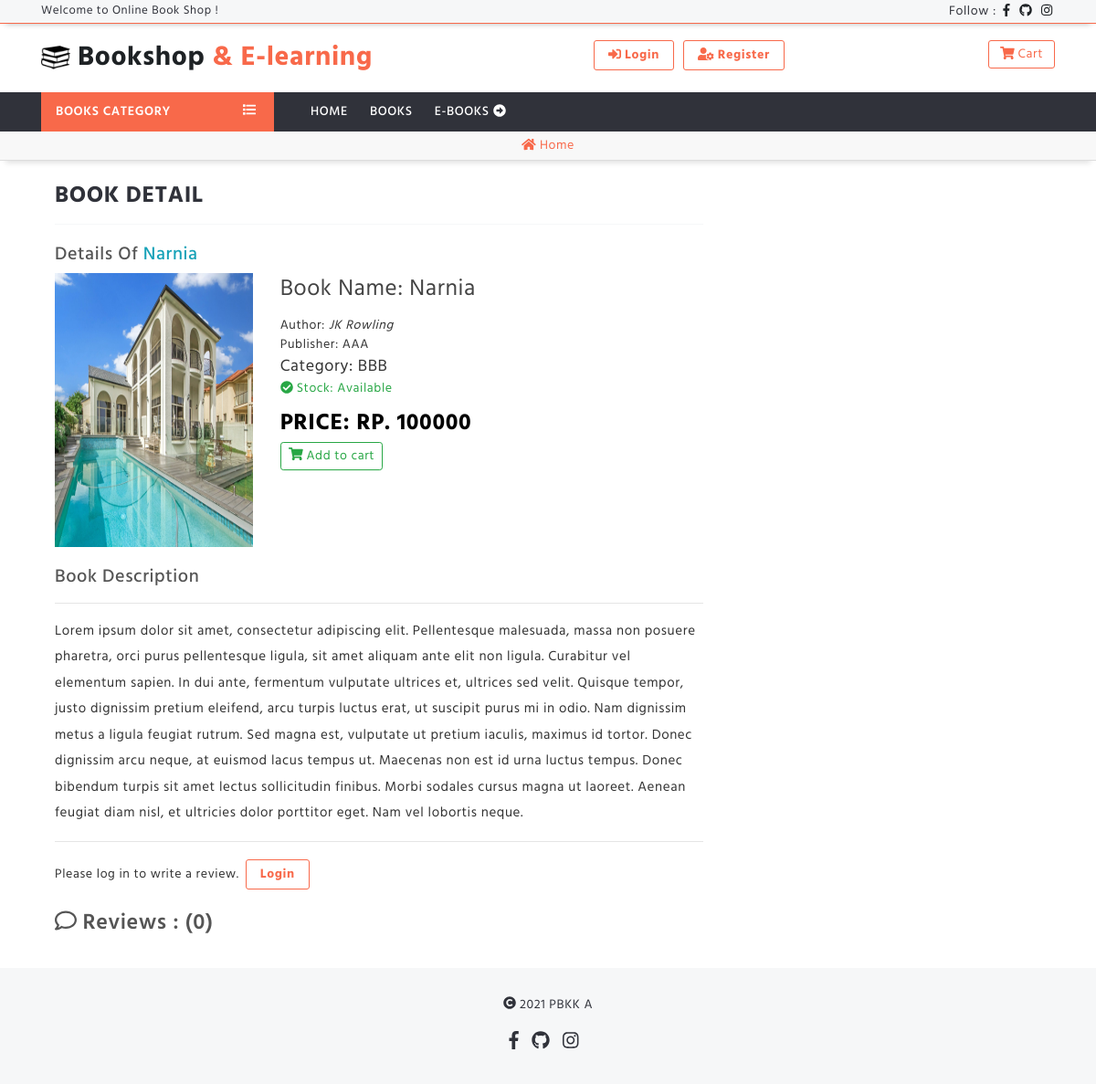
Screenshot of /users/book-view/49 with the database file from the repository.
### tables this page shows
CREATE TABLE `books` (
  `id` int(11) NOT NULL,
  `book_name` varchar(200) NOT NULL,
  `description` text NOT NULL,
  `author` varchar(200) NOT NULL,
  `publisher` varchar(200) NOT NULL,
  `price` varchar(200) NOT NULL,
  `quantity` int(11) NOT NULL,
  `categoryId` int(11) NOT NULL,
  `book_image` varchar(200) NOT NULL,
  `create_date` timestamp NOT NULL DEFAULT current_timestamp(),
  `userId` int(11) NOT NULL,
  `status` enum('1','0') NOT NULL DEFAULT '0' COMMENT '1 = published | 0 = unpublished'
);

CREATE TABLE `category` (
  `id` int(11) NOT NULL,
  `category` varchar(100) NOT NULL,
  `description` text NOT NULL,
  `tag` varchar(100) NOT NULL
);

### application/controllers/users.php (called while the page is built, shortened)
<?php
class Users extends CI_Controller {
	public function __construct()
	{
		$this->load->library('cart');
	}
	public function book_view($id)
	{
		$this->load->model('admin_model');
		$view['category'] = $this->admin_model->get_category();
		$this->form_validation->set_rules('review', 'Review', 'trim|required|min_length[10]|htmlentities[review]');
		if($this->form_validation->run() == FALSE)
		{
			$this->load->model('admin_model');
			$view['book_detail'] = $this->admin_model->get_book_detail($id);
			$this->load->model('user_model');
			$view['reviews'] = $this->user_model->get_reviews();
			if($this->admin_model->get_book_detail($id))
			{
				$view['user_view'] = "users/book_detail";
				$this->load->view('layouts/user_layout', $view);
			}
			else
			{
				$view['user_view'] = "temp/404page";
				$this->load->view('layouts/user_layout', $view);
			}
		}
		else
		{
			$this->load->model('user_model');
			$this->user_model->reviews($id);
			redirect('users/book_view/'.$id.'');
		}
	}
}

### index.php (called while the page is built, shortened)
<?php
require_once BASEPATH.'core/CodeIgniter.php';

### application/models/admin_model.php (called while the page is built, shortened)
<?php
class admin_model extends CI_Model
{
	public function get_book_detail($id)
	{
		$this->db->select('books.*, users.name, category.category');
		$this->db->from('books');
		$this->db->join('category', 'books.categoryId = category.id');
		$this->db->join('users', 'books.userId = users.id');
		$this->db->where('books.id', $id);
		$query = $this->db->get();
		return $query->row();
	}
}

### application/views/temp/menu.php (the view, shortened to what this page needs)
<div class="menu-area">
    <div class="container">
        <div class="main-menu">
            <div class="row">
                <div class="col-lg-3 col-md-4">
                    <div class="dropdown show onclick-ctg">
                      <a class="ctg-btn" href="#" role="button" data-toggle="dropdown" aria-haspopup="true">
                        Books Category <span id="m-list"><i class="fas fa-list"></i></span>
                      </a>
                    </div>
                </div>
                <div class="col-lg-9 col-md-8">
                    <div class="menu">
                        <ul id="nav">
                            <li><a href="<?= base_url()?>home">Home</a></li>
                            <li><a href="<?= base_url()?>users/all-books">Books</a></li>
                            <li><a href="<?= base_url()?>users/all-ebooks">E-books <i class="fas fa-arrow-alt-circle-right"></i></a></li>
                        </ul>
                    </div>
                </div>
            </div>
        </div>
    </div>
</div>

### application/views/users/book_detail.php (shortened to what this page needs)
<br>
<div class="container">
	<div class="row">
		<div class="col-lg-8 col-md-9 col-sm-12" id="book-detail">
			<div id="table-header">Book Detail</div><br>
			<div><h5>Details of <span class="text-info"><?= strip_tags($book_detail->book_name)?></span></h5></div>
			<div class="row">
			<div class="col-lg-4 col-md-5 col-sm-6" id="book-img"><?php print '<img src = "'.strip_tags($book_detail->book_image).'" alt = "">';?></div>
			<div class="col-lg-8 col-md-7 col-sm-6">
				<div class="book-info">
					<div>Book Name: <?= strip_tags($book_detail->book_name)?></div>
					<div>Author: <i><?= strip_tags($book_detail->author)?></i></div>
					<div>Publisher: <?= strip_tags($book_detail->publisher)?></div>
					<div>Category: <?= strip_tags($book_detail->category)?></div>
					<div class="text-success"><i class="fas fa-check-circle"></i> Stock: Available</div>
					<div>Price: Rp. <?= strip_tags($book_detail->price)?></div>
				</div>
			<?php if($this->session->userdata('id') != $book_detail->userId): ?>
				<div><?php print '<a href="'.base_url().'cart/add_to_cart/'.$book_detail->id.'" class="btn btn-outline-success btn-sm"><i class="fas fa-shopping-cart"></i> Add to cart</a>'; ?></div>
			<?php else: ?>
				<div><p class="text-danger">You can't buy your books. This book is upload by you.</p></div>
			<?php endif; ?>
			</div>
			</div>
			<br><div class="book-description"><h5>Book description</h5><hr><p><?= nl2br(htmlentities($book_detail->description)) ?></p></div>
			<hr>
		  <?php if($this->session->userdata('logged_in'))
		  {
			$this->load->view("users/review");
		  }
		  else
		  {
		  	print '<div><p>Please log in to write a review. <a href="'.base_url('users/login').'" class = "btn-login">Login</a></p></div>';
		  }
		  ?>
		</div>
		<div class="col-lg-4 col-md-3">
		</div>
	</div>
	<div class="row">
		<div class="col-lg-12 col-md-12 col-sm-12">
		</div>
	</div>
</div>

### tool/css/all.css (style rules this page uses)
.fa-arrow-alt-circle-right:before { content: "\f35a"; }
.fa-check-circle:before { content: "\f058"; }
.fa-list:before { content: "\f03a"; }
.fa-shopping-cart:before { content: "\f07a"; }

### tool/css/style.css (style rules this page uses)
* { margin: 0; padding: 0; }
body { font-family: myfont; font-size: 14px; font-weight: 400; letter-spacing: .6px; color: #333; }
p, a, b, span { word-break: break-word; }
h1, h2, h3, h4, h5, h6 { color: #333; word-break: break-word; }
.btn-login { margin: 3px 3px; display: inline-block; padding: 5px 15px; color: #F8694A; border-radius: 3px; font-weight: 700; border: 1px solid #F8694A; transition: .4s; }
.menu-area { background: #30323A; }
.menu ul { padding: 0; margin: 0; list-style: none; }
.menu ul li { display: inline-block; }
.menu ul li a { color: #FFFFFF; display: block; padding: 3px 10px; text-align: left; transition: .4s; border-radius: 3px; text-transform: uppercase; font-weight: 500; }
.menu { padding: 8px 0; position: relative; }
.ctg-btn { display: block; padding: 11px 16px; color: #fff; font-weight: 600; background-color: #F8694A; text-transform: uppercase; position: relative; }
#m-list { position: absolute; top: 10px; right: 20px; }
.onclick-ctg { margin: 0; padding: 0; }
#form-header, #table-header { border-bottom: 1px solid #F6F7F8; font-size: 25px; padding-bottom: 10px; text-transform: uppercase; font-weight: 700; color: #30323A; }
#book-img img { width: 100%; height: 300px; }
.book-info div:nth-child(1) { font-size: 25px; color: #444; margin-bottom: 10px; text-transform: capitalize; }
.book-info div:nth-child(4) { font-size: 18px; text-transform: capitalize; }
.book-info div:last-child { font-size: 25px; color: #000; font-weight: 700; margin-top: 10px; text-transform: uppercase; }
#book-detail h5 { text-transform: capitalize; color: #555; }
.book-description { line-height: 1.9; font-size: 15px; }

### rows the page displays
books: book_name "Narnia", book_image (picture), author "JK Rowling", publisher "AAA", categoryId.category "BBB", price "100000", description "Lorem ipsum dolor sit amet, consectetur adipiscing elit. Pellentesque malesuada, massa non posuere pharetra, orci purus pellentesque ligula, sit amet aliquam ante elit non ligula. Curabitur vel elementum sapien. In dui ante, fermentum vulputate ultrices et, ultrices sed velit. Quisque tempor, justo dignissim pretium eleifend, arcu turpis luctus erat, ut suscipit purus mi in odio. Nam dignissim metus a ligula feugiat rutrum. Sed magna est, vulputate ut pretium iaculis, maximus id tortor. Donec dignissim arcu neque, at euismod lacus tempus ut. Maecenas non est id urna luctus tempus. Donec bibendum turpis sit amet lectus sollicitudin finibus. Morbi sodales cursus magna ut laoreet. Aenean…"

### other values shown
$count_reviews "0"
